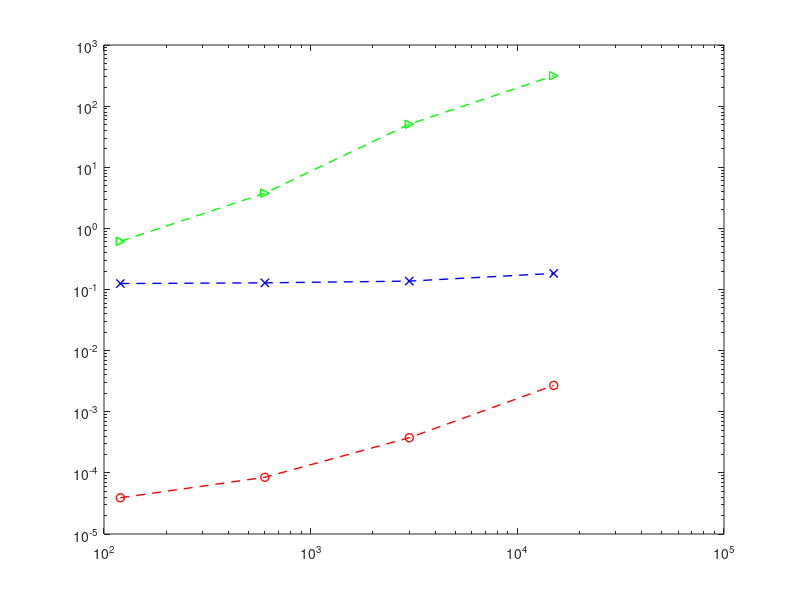

Write MATLAB code to recreate this figure. (Note: this script raises an error after producing the figure.)
%% 计算时间统计

A = [120	0.6145	0.1252	0.0000392
600	3.7723	0.1285	0.00008469
3000	50.5771	0.1372	3.76e-04
15000	314.5616	0.1834	0.0027
];

linewidth = 1;

loglog(A(:, 1), A(:, 2), "-->g", 'linewidth', linewidth); hold on;
loglog(A(:, 1), A(:, 3), "--xb", 'linewidth', linewidth); 
loglog(A(:, 1), A(:, 4), "--or", 'linewidth', linewidth); hold off;



% 轴属性
ax = gca;
% ax.XLim = [0, 5];     
ax.YLim = [1e-5, 1e3]; 

legend('最优投标问题','最优分解问题', ...
'快速分解算法', ...    
'fontsize',13.5, ...
    'Location','NorthOutside', ...
'Orientation','Horizontal', ...
'FontName', '宋体'); 


%设置figure各个参数
x1 = xlabel('负荷侧分布式资源数量','FontSize',13.5,'FontName', '宋体','FontWeight','bold');          %轴标题可以用tex解释
y1 = ylabel('最优分解计算时间(秒)','FontSize',13.5,'FontName', '宋体','FontWeight','bold');


% 图片大小
figureUnits = 'centimeters';
figureWidth = 20;
figureHeight = figureWidth * 2 / 4;
set(gcf, 'Units', figureUnits, 'Position', [10 10 figureWidth figureHeight]);

    
  
% 字体与大小
ax.FontSize = 13.5;

% 设置刻度
ax.XTick = [A(:, 1)];
ax.YTick = [1e-5,1e-4,1e-3,1e-2,1e-1,1,1e1,1e2,1e3];

% 调整标签
ax.XTickLabel =  {'120','600','3000','15000'};
% ax.YTickLabel =  {'1e-5','1e-4','1e-3','1e-2','1e-1','1','1e1','1e2','1e3'};
ax.FontName = '宋体';
set(gcf, 'PaperSize', [19, 7.8]);
% set(gca, "YGrid", "on");

saveas(gcf,'calculation_time.pdf');
